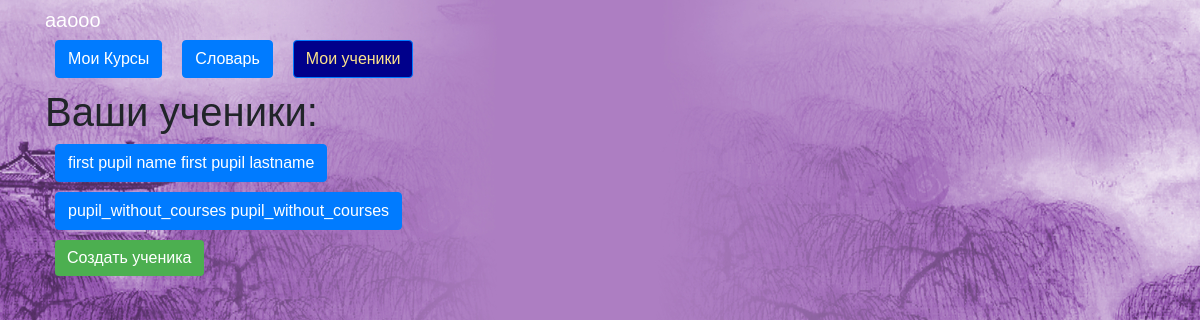
Screenshot of /pupils (signed in) with the database file from the repository.
### data/users.py (models this page shows, shortened)
class User(SqlAlchemyBase, UserMixin, SerializerMixin):
    __tablename__ = 'users'
    id = sqlalchemy.Column(sqlalchemy.Integer,
                           primary_key=True, autoincrement=True)
    name = sqlalchemy.Column(sqlalchemy.String, nullable=True)
    last_name = sqlalchemy.Column(sqlalchemy.String, nullable=True)
    patronymic = sqlalchemy.Column(sqlalchemy.String, nullable=True)
    email = sqlalchemy.Column(sqlalchemy.String,
                              index=True, unique=True, nullable=True)
    about = sqlalchemy.Column(sqlalchemy.String, nullable=True)
    hashed_password = sqlalchemy.Column(sqlalchemy.String, nullable=True)
    teacher = sqlalchemy.Column(sqlalchemy.Boolean, nullable=True)
    creator = sqlalchemy.Column(sqlalchemy.Integer, nullable=True)
    courses = orm.relation("Courses",
                           secondary="users_to_course",
                           backref="users")
    words = orm.relation("Words", back_populates='user')

### main.py (the view)
@app.route('/pupils', methods=['GET', 'POST'])
@login_required
def pupils():
    db_sess = db_session.create_session()
    users_pupils = []
    all_users = db_sess.query(User).all()
    for user in all_users:
        if user.creator == current_user.id:
            users_pupils.append(user)
    return render_template('pupils.html', pupils=users_pupils, back_button_hidden="true")

### data/db_session.py (called while the page is built)
def create_session() -> Session:
    global __factory
    return __factory()

### main.py (called while the page is built)
@login_manager.user_loader
def load_user(user_id):
    db_sess = db_session.create_session()
    return db_sess.query(User).get(user_id)

### templates/pupils.html
{% extends "base.html" %}
{% block content %}
<h1>Ваши ученики: </h1>
{% for pupil in pupils %}
<div class="pupils">
    <a class="btn btn-primary" style="color: white;">{{ pupil.name }} {{ pupil.last_name }}</a>
</div>
{% endfor %}
<a href="/add_pupil" class="btn btn-add">Создать ученика</a>
{% endblock %}

### templates/base.html (shortened to what this page needs)
<!doctype html>
<html lang="en">
<head>
    <link rel="stylesheet"
          href="https://stackpath.bootstrapcdn.com/bootstrap/4.4.1/css/bootstrap.min.css"
>
    <link rel="stylesheet" href="/static/style.css">
</head>
<body>
<header class="header">
    <div class="container">
        <div class="header_inner">
            <nav>
                {% if current_user.is_authenticated %}
                <a class="navbar-brand" href="/logout" style="color: white;">{{ current_user.name
                    }}</a>
                {% endif %}
                {% if current_user.is_authenticated %}
                <div class="nav" id="up buttons">
                    <a id="nav button 1" class="btn btn-primary" href="/courses" style="color: white;">Мои Курсы</a>
                    <a id="nav button 2" class="btn btn-primary" href="/dictionary" style="color: white;">Словарь</a>
                    {% if current_user.teacher %}
                    <a id="nav button 3" class="btn btn-primary" href="/pupils" style="color: white;">Мои ученики</a>
                    {% endif %}
                </div>
                {% endif %}
            </nav>
        </div>
    </div>
</header>
<main role="main" class="container">
    {% block content %}{% endblock %}
</main>
</body>
</html>

### static/style.css (style rules this page uses)
body { font-family: 'Montserrat', sans-serif; font-size: 15px; color: #33; background: url('background_paint.jpg'); -webkit-background-size: cover; background-size: cover; }
.header { width: 100%; top: 0; left: 0; right: 0; z-index: 1000; }
.navbar-brand { color: #fff; position: relative; }
.btn { margin: 0 10px; margin-bottom: 10px; }
.btn-primary { display: inline-block; vertical-align: top; color: #fce38a; }
.btn-add { color: #fce38a; background-color: #4CAF50; border: none; color: white; }

### rows the page displays
User: name "ааооо"
User: name "first pupil name", last_name "first pupil lastname"
User: name "pupil_without_courses", last_name "pupil_without_courses"
